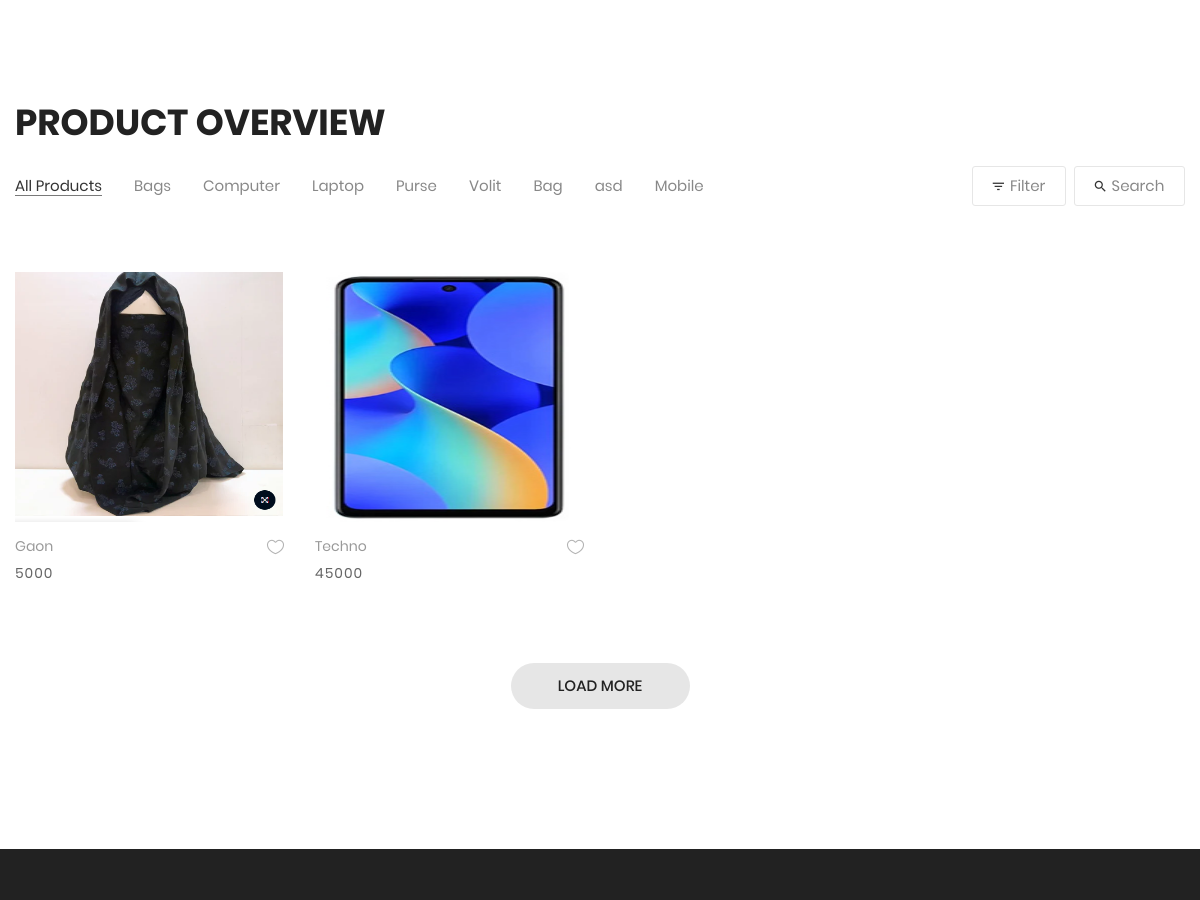
Before: / (middle part) with the older database file.
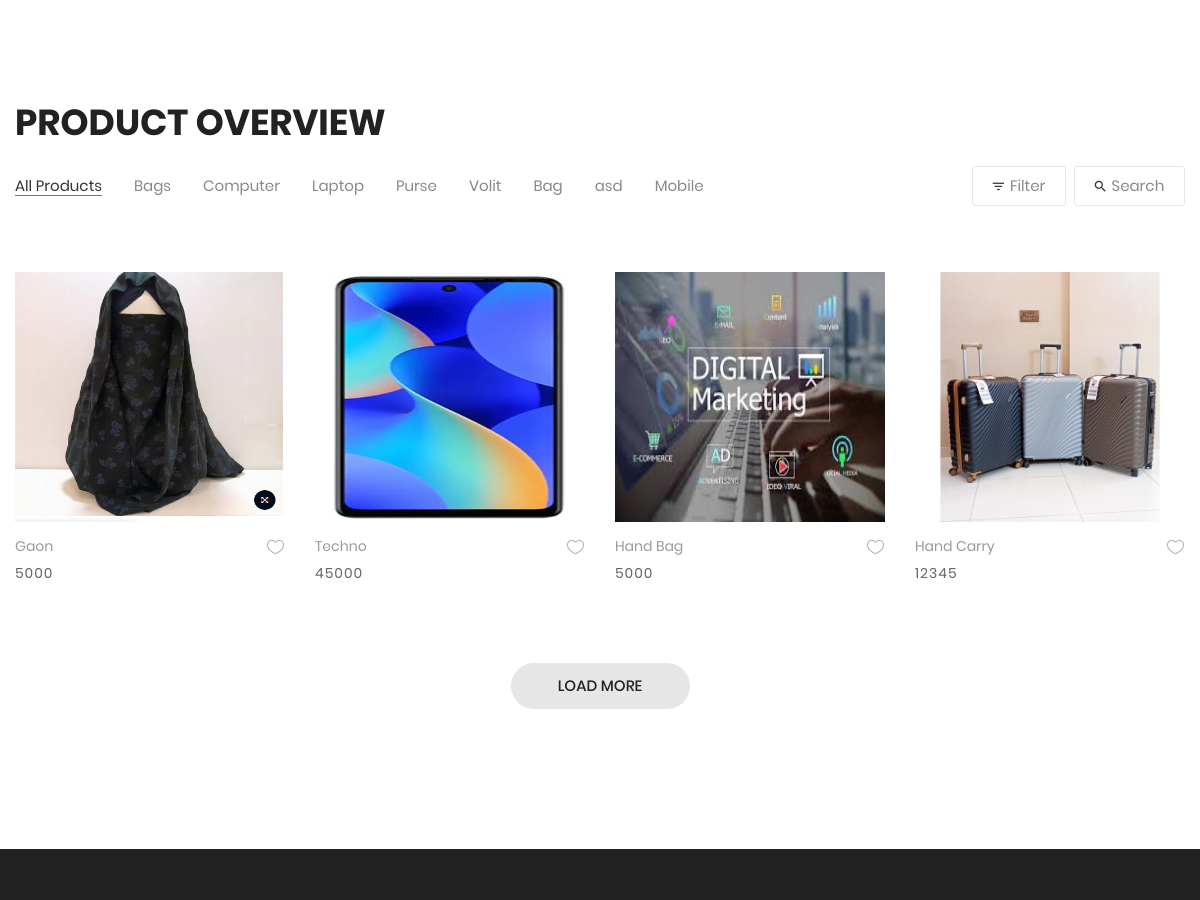
After: the same page with the newer database file.
### tables this page shows
CREATE TABLE `categories` (
  `id` int(11) NOT NULL,
  `Name` varchar(200) DEFAULT NULL,
  `Description` varchar(500) NOT NULL,
  `image` varchar(300) NOT NULL
);

CREATE TABLE `products` (
  `id` int(11) NOT NULL,
  `name` varchar(200) NOT NULL,
  `description` varchar(200) NOT NULL,
  `price` int(11) NOT NULL,
  `quantity` int(11) NOT NULL,
  `image` varchar(500) NOT NULL,
  `catid` int(11) NOT NULL
);

### index.php (the view, shortened to what this page needs)
<?php
include('query.php');
include('header.php');
?>
	<div class="sec-banner bg0 p-t-80 p-b-50">
		<div class="container">
			<div class="row">
				<?php
				$query = $pdo->query("select * from categories limit 3");
				$allCat = $query->fetchAll(PDO::FETCH_ASSOC);
				foreach($allCat as $cat){
				?>
				<div class="col-md-6 col-xl-4 p-b-30 m-lr-auto">
				</div>
				<?php
				}
				?>
			</div>
		</div>
	</div>
	<section class="bg0 p-t-23 p-b-140">
		<div class="container">
			<div class="p-b-10">
				<h3 class="ltext-103 cl5">
					Product Overview
				</h3>
			</div>
			<div class="flex-w flex-sb-m p-b-52">
				<div class="flex-w flex-l-m filter-tope-group m-tb-10">
				<button class="stext-106 cl6 hov1 bor3 trans-04 m-r-32 m-tb-5 how-active1" data-filter="*">
						All Products
					</button>
					<?php
					$query= $pdo->query("select * from categories");
					$allCat = $query->fetchAll(PDO::FETCH_ASSOC);
					foreach($allCat as $cat){
					?>
					<button class="stext-106 cl6 hov1 bor3 trans-04 m-r-32 m-tb-5" data-filter=".women">
						<?php echo $cat['Name'] ?>
					</button>
					<?php
					}
					?>
				</div>
				<div class="flex-w flex-c-m m-tb-10">
					<div class="flex-c-m stext-106 cl6 size-104 bor4 pointer hov-btn3 trans-04 m-r-8 m-tb-4 js-show-filter">
						<i class="icon-filter cl2 m-r-6 fs-15 trans-04 zmdi zmdi-filter-list"></i>
						 Filter
					</div>
					<div class="flex-c-m stext-106 cl6 size-105 bor4 pointer hov-btn3 trans-04 m-tb-4 js-show-search">
						<i class="icon-search cl2 m-r-6 fs-15 trans-04 zmdi zmdi-search"></i>
						Search
					</div>
				</div>
			</div>
			<div class="row isotope-grid">
				<?php
				$query = $pdo->query("select * from products");
				$allProducts = $query->fetchAll(PDO::FETCH_ASSOC);
				foreach($allProducts as $proData){
				?>
				<div class="col-sm-6 col-md-4 col-lg-3 p-b-35 isotope-item women">
					<div class="block2">
						<div class="block2-pic hov-img0">
							<img height="250px" src="AdminPanel/img/<?php echo $proData['image']?>" alt="IMG-PRODUCT">
						</div>
						<div class="block2-txt flex-w flex-t p-t-14">
							<div class="block2-txt-child1 flex-col-l ">
								<a href="product-detail.php?pid=<?php echo $proData['id']?>" class="stext-104 cl4 hov-cl1 trans-04 js-name-b2 p-b-6">
									<?php echo $proData['name']?>
								</a>
								<span class="stext-105 cl3">
								<?php echo $proData['price']?>
								</span>
							</div>
							<div class="block2-txt-child2 flex-r p-t-3">
								<a href="#" class="btn-addwish-b2 dis-block pos-relative js-addwish-b2">
									<img class="icon-heart1 dis-block trans-04" src="images/icons/icon-heart-01.png" alt="ICON">
								</a>
							</div>
						</div>
					</div>
				</div>
				<?php
				}
				?>
			</div>
			<div class="flex-c-m flex-w w-full p-t-45">
				<a href="#" class="flex-c-m stext-101 cl5 size-103 bg2 bor1 hov-btn1 p-lr-15 trans-04">
					Load More
				</a>
			</div>
		</div>
	</section>
<?php
include('footer.php');
?>

Changed rows visible on the page:
added products: image (picture), name "Hand Bag", price "5000"
added products: image (picture), name "Hand Carry", price "12345"
